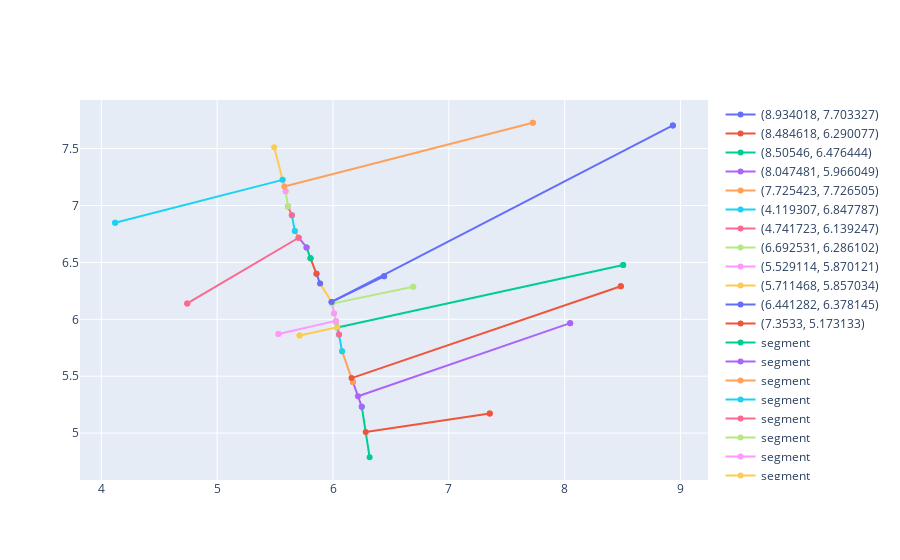

Here is the notebook cell this chart was saved with:
### Code cell
mygraph = nx.Graph(G = 1)
final_results = arbor_best_cost('002_1_c_day4.csv', 1, 0, 0)
graph_opt_lines(mygraph, final_results)
list(mygraph.edges(data = True))

### Figure 1 — Plotly figure (JSON) as saved in the notebook; plotly's stock layout.template omitted (floating-point values rounded to 4 significant figures)
{"data": [{"name": "(8.934018, 7.703327)", "type": "scatter", "x": [8.934], "y": [7.703]}, {"name": "(8.484618, 6.290077)", "type": "scatter", "x": [8.485], "y": [6.29]}, {"name": "(8.50546, 6.476444)", "type": "scatter", "x": [8.505], "y": [6.476]}, {"name": "(8.047481, 5.966049)", "type": "scatter", "x": [8.047], "y": [5.966]}, {"name": "(7.725423, 7.726505)", "type": "scatter", "x": [7.725], "y": [7.727]}, {"name": "(4.119307, 6.847787)", "type": "scatter", "x": [4.119], "y": [6.848]}, {"name": "(4.741723, 6.139247)", "type": "scatter", "x": [4.742], "y": [6.139]}, {"name": "(6.692531, 6.286102)", "type": "scatter", "x": [6.693], "y": [6.286]}, {"name": "(5.529114, 5.870121)", "type": "scatter", "x": [5.529], "y": [5.87]}, {"name": "(5.711468, 5.857034)", "type": "scatter", "x": [5.711], "y": [5.857]}, {"name": "(6.441282, 6.378145)", "type": "scatter", "x": [6.441], "y": [6.378]}, {"name": "(7.3533, 5.173133)", "type": "scatter", "x": [7.353], "y": [5.173]}, {"name": "segment", "type": "scatter", "x": [6.316, 6.249], "y": [4.788, 5.231]}, {"name": "segment", "type": "scatter", "x": [6.249, 6.172], "y": [5.231, 5.448]}, {"name": "segment", "type": "scatter", "x": [6.172, 6.078], "y": [5.448, 5.719]}, {"name": "segment", "type": "scatter", "x": [6.078, 6.052], "y": [5.719, 5.866]}, {"name": "segment", "type": "scatter", "x": [6.052, 6.026], "y": [5.866, 5.979]}, {"name": "segment", "type": "scatter", "x": [6.026, 6.009], "y": [5.979, 6.052]}, {"name": "segment", "type": "scatter", "x": [6.009, 5.988], "y": [6.052, 6.153]}, {"name": "segment", "type": "scatter", "x": [5.988, 5.889], "y": [6.153, 6.314]}, {"name": "segment", "type": "scatter", "x": [5.889, 5.857], "y": [6.314, 6.399]}, {"name": "segment", "type": "scatter", "x": [5.857, 5.806], "y": [6.399, 6.536]}, {"name": "segment", "type": "scatter", "x": [5.806, 5.772], "y": [6.536, 6.631]}, {"name": "segment", "type": "scatter", "x": [5.772, 5.704], "y": [6.631, 6.716]}, {"name": "segment", "type": "scatter", "x": [5.704, 5.671], "y": [6.716, 6.776]}, {"name": "segment", "type": "scatter", "x": [5.671, 5.645], "y": [6.776, 6.913]}, {"name": "segment", "type": "scatter", "x": [5.645, 5.612], "y": [6.913, 6.991]}, {"name": "segment", "type": "scatter", "x": [5.612, 5.591], "y": [6.991, 7.126]}, {"name": "segment", "type": "scatter", "x": [5.591, 5.565], "y": [7.126, 7.225]}, {"name": "segment", "type": "scatter", "x": [5.565, 5.492], "y": [7.225, 7.512]}, {"name": "3.329123089901753", "type": "scatter", "x": [8.934, 5.988], "y": [7.703, 6.153]}, {"name": "2.4603894218864917", "type": "scatter", "x": [8.485, 6.16], "y": [6.29, 5.483]}, {"name": "2.527928107598541", "type": "scatter", "x": [8.505, 6.038], "y": [6.476, 5.928]}, {"name": "1.9408268165157183", "type": "scatter", "x": [8.047, 6.216], "y": [5.966, 5.324]}, {"name": "2.217039549796344", "type": "scatter", "x": [7.725, 5.58], "y": [7.727, 7.167]}, {"name": "1.4941227821210006", "type": "scatter", "x": [4.119, 5.565], "y": [6.848, 7.225]}, {"name": "1.121669346844247", "type": "scatter", "x": [4.742, 5.704], "y": [6.139, 6.716]}, {"name": "0.7168110733835552", "type": "scatter", "x": [6.693, 5.991], "y": [6.286, 6.138]}, {"name": "0.5090044301711434", "type": "scatter", "x": [5.529, 6.025], "y": [5.87, 5.986]}, {"name": "0.3338992868476783", "type": "scatter", "x": [5.711, 6.037], "y": [5.857, 5.93]}, {"name": "0.5061881717513755", "type": "scatter", "x": [6.441, 5.988], "y": [6.378, 6.153]}, {"name": "1.0833414108740145", "type": "scatter", "x": [7.353, 6.282], "y": [5.173, 5.01]}], "layout": {"autosize": true, "xaxis": {"autorange": true, "range": [3.799, 9.254], "type": "linear"}, "yaxis": {"autorange": true, "range": [4.546, 7.969], "type": "linear"}}}
